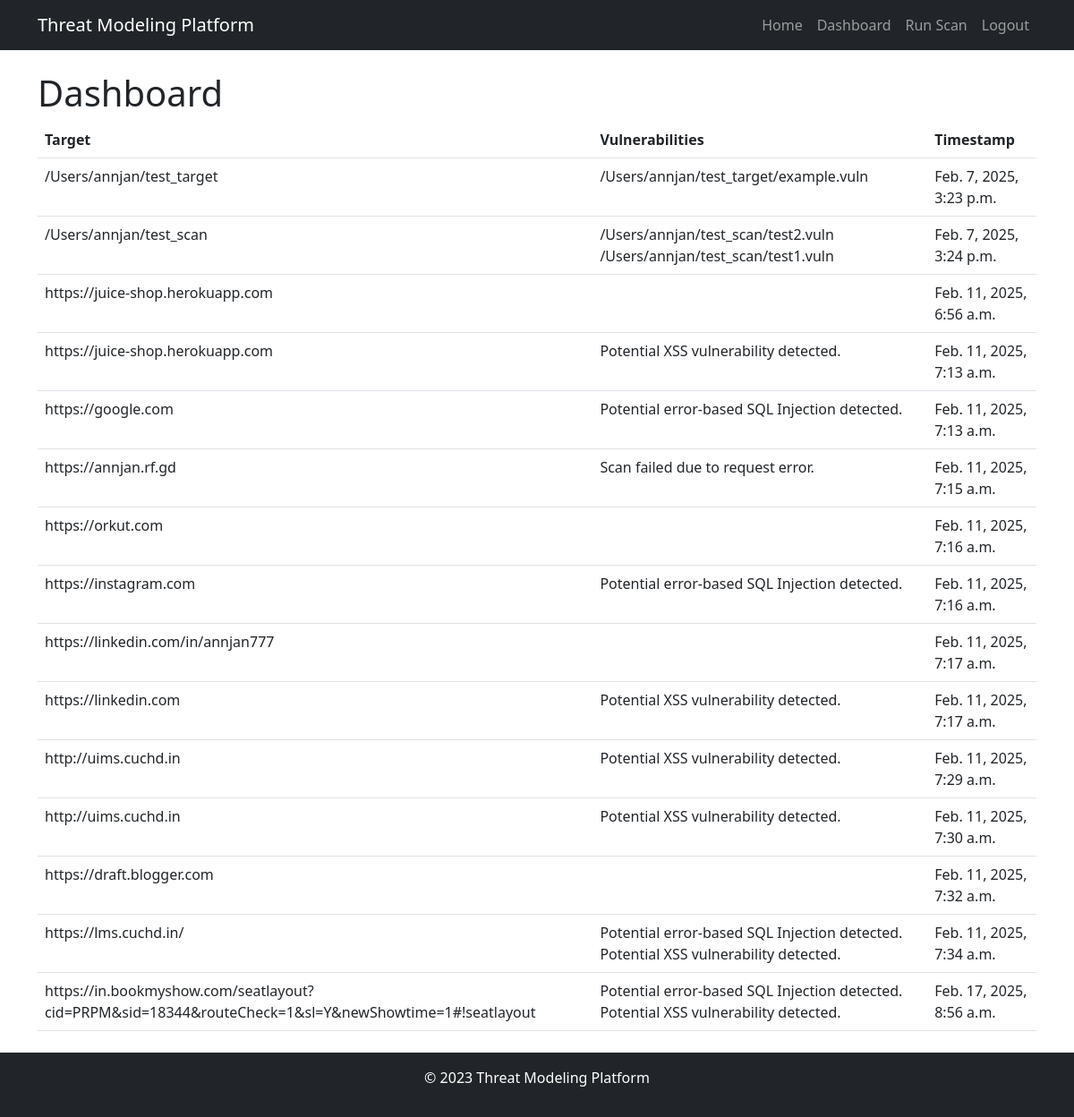
The page /dashboard/ (signed in) on the database its author committed.
### exploits/models.py (models this page shows, shortened)
class ScanResult(models.Model):
    user = models.ForeignKey(User, on_delete=models.CASCADE)
    target = models.CharField(max_length=255)
    vulnerabilities = models.TextField()
    timestamp = models.DateTimeField(auto_now_add=True)
    class Meta:
        app_label = 'exploits'

### exploits/views.py (the view)
# urls.py: path('dashboard/', views.dashboard, name='dashboard'),  # User dashboard
def dashboard(request):
    if not request.user.is_authenticated:
        return redirect('login')
    scans = ScanResult.objects.filter(user=request.user)
    return render(request, "exploits/dashboard.html", {'scans': scans})

### exploits/templates/exploits/dashboard.html
{% extends "exploits/base.html" %}
{% block content %}
<h1>Dashboard</h1>
<table class="table">
    <thead>
        <tr>
            <th>Target</th>
            <th>Vulnerabilities</th>
            <th>Timestamp</th>
        </tr>
    </thead>
    <tbody>
        {% for scan in scans %}
        <tr>
            <td>{{ scan.target }}</td>
            <td>{{ scan.vulnerabilities }}</td>
            <td>{{ scan.timestamp }}</td>
        </tr>
        {% endfor %}
    </tbody>
</table>
{% endblock %}

### exploits/templates/exploits/base.html (shortened to what this page needs)
<!DOCTYPE html>
<html lang="en">
<head>
    <link href="https://cdn.jsdelivr.net/npm/bootstrap@5.3.0/dist/css/bootstrap.min.css" rel="stylesheet">
</head>
<body>
    <nav class="navbar navbar-expand-lg navbar-dark bg-dark">
        <div class="container">
            <a class="navbar-brand" href="/">Threat Modeling Platform</a>
            <div class="collapse navbar-collapse">
                <ul class="navbar-nav ms-auto">
                    <li class="nav-item">
                        <a class="nav-link" href="/">Home</a>
                    </li>
                    <li class="nav-item">
                        <a class="nav-link" href="/dashboard/">Dashboard</a>
                    </li>
                    <li class="nav-item">
                        <a class="nav-link" href="/run_scan/">Run Scan</a>
                    </li>
                    <li class="nav-item">
                        <a class="nav-link" href="/logout/">Logout</a>
                    </li>
                </ul>
            </div>
        </div>
    </nav>
    <div class="container mt-4">
        {% block content %}
        {% endblock %}
    </div>
    <footer class="bg-dark text-white text-center py-3 mt-4">
        <p>&copy; 2023 Threat Modeling Platform</p>
    </footer>
</body>
</html>

### rows shown on the page
ScanResult: target "/Users/annjan/test_target", vulnerabilities "/Users/annjan/test_target/example.vuln", timestamp "Feb. 7, 2025, 3:23 p.m."
ScanResult: target "/Users/annjan/test_scan", vulnerabilities "/Users/annjan/test_scan/test2.vuln /Users/annjan/test_scan/test1.vuln", timestamp "Feb. 7, 2025, 3:24 p.m."
ScanResult: target "https://juice-shop.herokuapp.com", timestamp "Feb. 11, 2025, 6:56 a.m."
ScanResult: target "https://juice-shop.herokuapp.com", vulnerabilities "Potential XSS vulnerability detected.", timestamp "Feb. 11, 2025, 7:13 a.m."
ScanResult: target "https://google.com", vulnerabilities "Potential error-based SQL Injection detected.", timestamp "Feb. 11, 2025, 7:13 a.m."
ScanResult: target "https://annjan.rf.gd", vulnerabilities "Scan failed due to request error.", timestamp "Feb. 11, 2025, 7:15 a.m."
ScanResult: target "https://orkut.com", timestamp "Feb. 11, 2025, 7:16 a.m."
ScanResult: target "https://instagram.com", vulnerabilities "Potential error-based SQL Injection detected.", timestamp "Feb. 11, 2025, 7:16 a.m."
ScanResult: target "https://linkedin.com/in/annjan777", timestamp "Feb. 11, 2025, 7:17 a.m."
ScanResult: target "https://linkedin.com", vulnerabilities "Potential XSS vulnerability detected.", timestamp "Feb. 11, 2025, 7:17 a.m."
ScanResult: target "http://uims.cuchd.in", vulnerabilities "Potential XSS vulnerability detected.", timestamp "Feb. 11, 2025, 7:29 a.m."
ScanResult: target "http://uims.cuchd.in", vulnerabilities "Potential XSS vulnerability detected.", timestamp "Feb. 11, 2025, 7:30 a.m."
ScanResult: target "https://draft.blogger.com", timestamp "Feb. 11, 2025, 7:32 a.m."
ScanResult: target "https://lms.cuchd.in/", vulnerabilities "Potential error-based SQL Injection detected. Potential XSS vulnerability detected.", timestamp "Feb. 11, 2025, 7:34 a.m."
ScanResult: target "https://in.bookmyshow.com/seatlayout?cid=PRPM&sid=18344&routeCheck=1&sl=Y&newShowtime=1#!seatlayout", vulnerabilities "Potential error-based SQL Injection detected. Potential XSS vulnerability detected.", timestamp "Feb. 17, 2025, 8:56 a.m."
